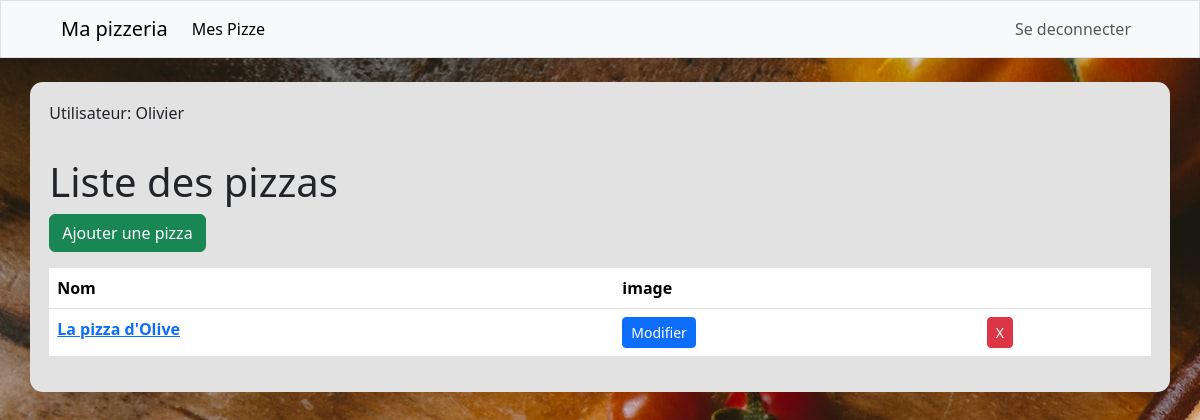
Page /pizzas/ (signed in) on the earlier database version.
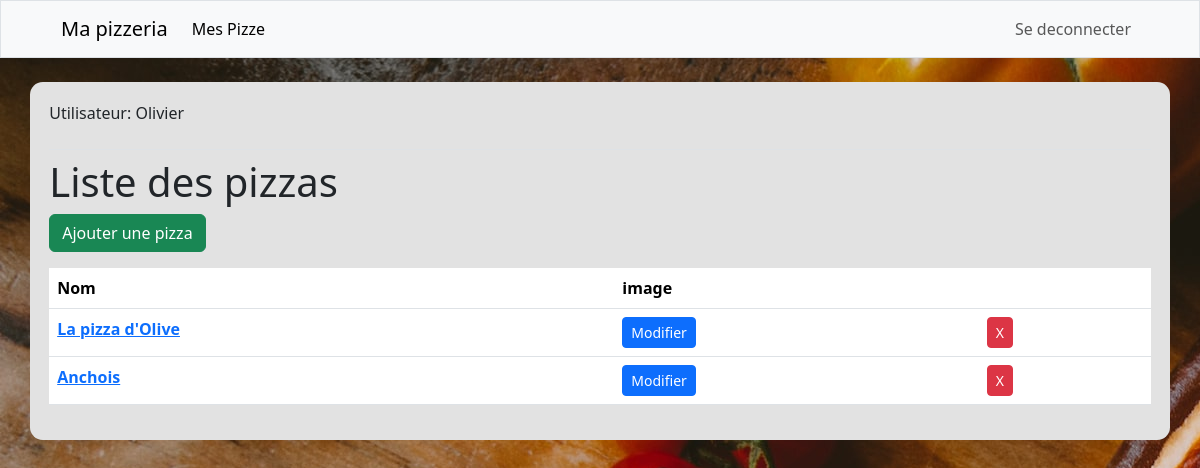
Same page on the later database version.
### pizzas/models.py (models this page shows)
class Pizza(models.Model):
    name = models.CharField(max_length=50)
    owner = models.ForeignKey(User, on_delete=models.CASCADE)
    def __str__(self) -> str:
        return self.name

### pizzas/views.py (the view)
# urls.py: path('pizzas/', views.pizzas, name='pizzas'),
@login_required
def pizzas(request):
    pizzas = Pizza.objects.filter(owner=request.user)
    title = "Pizza"
    context = {'pizzas': pizzas, 'title':title}
    return render(request, 'pizzas/pizzas.html',context)

### pizzas/templates/pizzas/pizzas.html
{% extends 'pizzas/base.html' %}
{% block content %}
    <h1>Liste des pizzas</h1>
    <p><a href="{% url 'pizzas:new_pizza' %}"><button class="btn btn-success">Ajouter une pizza</button></a></p>
    {% if pizzas %}
    <table class="table table-responsive">
        <thead>
          <tr>
            <th scope="col">Nom</th>
            <th scope="col">image</th>
            <th scope="col"></th>
          </tr>
        </thead>
        <tbody>
            {% for pizza in pizzas%}
          <tr>
            <th scope="row"><a href="{% url 'pizzas:pizzas_toppings' pizza.id %}">{{pizza}}</a></th>
            <td><a href="{% url 'pizzas:edit_pizza' pizza.id %}"><button type="button" class="btn btn-primary btn-sm">Modifier</button></a></td>
            <td><a href="{% url 'pizzas:delete_pizza' pizza.id %}"><button type="button" class="btn btn-danger btn-sm">X</button></a></td>
          </tr>
           {% endfor %}
        </tbody>
    </table>
    {% else %}
      <p>Tu n'as pas de pizza pour le moment.</p>
    {% endif %}
{% endblock content %}

### pizzas/templates/pizzas/base.html (shortened to what this page needs)
{% load bootstrap5 %}
{% load static %}
<!DOCTYPE html>
<html lang="fr">
<head>
    {% bootstrap_css %}
    <link rel="stylesheet" href="{% static 'pizzas/styles.css' %}">
</head>
<body>
    <nav class="navbar sticky-top navbar-expand-lg navbar-light bg-light px-5 mb-4 border">
        <div class="container-fluid">
            <a class="navbar-brand" href="{% url 'pizzas:index' %}">Ma pizzeria</a>
            <div class="collapse navbar-collapse justify-content-between" id="navbarNav">
                <ul class="navbar-nav mr-auto">
                    <li class="nav-item "><a class="nav-link active" aria-current="page" href="{% url 'pizzas:pizzas' %}">Mes Pizze</a></li>
                </ul>
                <ul class="navbar-nav">
                    {% if user.is_authenticated %}
                        <li class="nav-item"><a class="nav-link"  href="{% url 'utilisateurs:logout' %}">Se deconnecter</a></li>
                    {% else %}
                        <li class="nav-item"><a class="nav-link" href="{% url 'utilisateurs:login' %}">Se connecter</a></li>
                        <li class="nav-item"><a class="nav-link" href="{% url 'utilisateurs:register' %}">S'inscrire</a></li>
                    {% endif %}
                </ul>
            </div>
        </div>
    </nav>
    <main role="main" class="container main-container">
        {% if user.is_authenticated %}
        <p>Utilisateur: {{ user.username|title }}</p>
        {% endif %}
        <div class="pb-2 mb-2 border-bottom">
        </div>
        <div>
            {% block content %}{% endblock content %}
        </div>
    </main>
</body>
</html>

### pizzas/static/pizzas/styles.css (style rules this page uses)
body { background-image: url("images/accueil.jpg"); }
.main-container { background-color: #e2e2e2; padding: 1.2rem; border-radius: 0.8rem; margin-bottom: 1.5rem; }

Differences in the rows shown:
added Pizza: name "Anchois"
